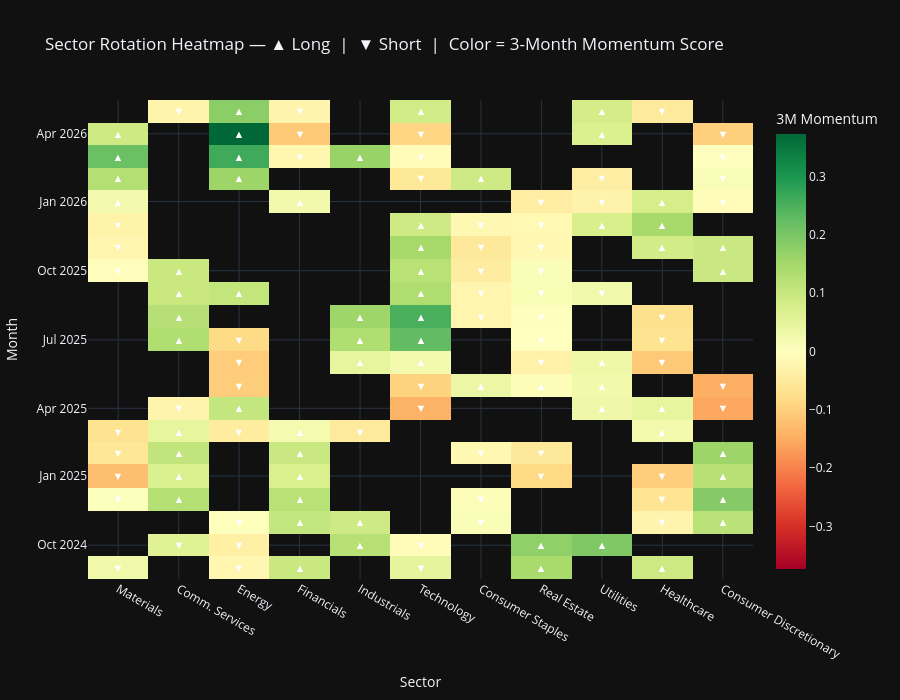

Notebook code cell kept with this figure:
### Code cell
#### Plot 2: Sector Rotation Heatmap
#### Purpose: Visual 'fingerprint' of the strategy — which sectors were long/short each month?
#### Color = momentum score (green = strong momentum, red = weak/negative)
#### Arrows show position direction: ▲ long, ▼ short

#### Pivot the blotter to get momentum scores and directions per month/sector
heatmap_scores = blotter.pivot_table(
    index='trd_prd', columns='sector', values='momentum_score', aggfunc='first'
)
heatmap_dirs = blotter.pivot_table(
    index='trd_prd', columns='sector', values='direction', aggfunc='first'
).map(lambda x: '▲' if x == 'long' else ('▼' if x == 'short' else ''))

#### Format trd_prd as readable month labels for the y-axis
y_labels = [
    f"{int(tp // 1)}-{int(round((tp % 1) * 100)):02d}"
    for tp in heatmap_scores.index
]
x_labels = [SECTOR_NAMES[s] for s in heatmap_scores.columns]

fig2 = go.Figure(data=go.Heatmap(
    z=heatmap_scores.values,
    x=x_labels,
    y=y_labels,
    colorscale='RdYlGn',
    zmid=0,
    text=heatmap_dirs.values,
    texttemplate='%{text}',
    textfont=dict(size=11, color='white'),
    colorbar=dict(title='3M Momentum'),
))
fig2.update_layout(
    template=PLOTLY_THEME,
    title='Sector Rotation Heatmap — ▲ Long  |  ▼ Short  |  Color = 3-Month Momentum Score',
    xaxis_title='Sector',
    yaxis_title='Month',
    height=700,
)
fig2.show()
fig2.write_html("charts/heatmap.html", include_plotlyjs="cdn")

### Figure 1 — Plotly figure (JSON) as saved in the notebook; plotly's stock layout.template omitted (floating-point values rounded to 4 significant figures; data arrays with more than 128 entries replaced by an {"elided": "..."} marker saying what was removed)
{"data": [{"colorbar": {"title": {"text": "3M Momentum"}}, "colorscale": [[0.0, "rgb(165,0,38)"], [0.1, "rgb(215,48,39)"], [0.2, "rgb(244,109,67)"], [0.3, "rgb(253,174,97)"], [0.4, "rgb(254,224,139)"], [0.5, "rgb(255,255,191)"], [0.6, "rgb(217,239,139)"], [0.7, "rgb(166,217,106)"], [0.8, "rgb(102,189,99)"], [0.9, "rgb(26,152,80)"], [1.0, "rgb(0,104,55)"]], "text": {"elided": "21x11 str values"}, "textfont": {"color": "white", "size": 11}, "texttemplate": "%{text}", "x": ["Materials", "Comm. Services", "Energy", "Financials", "Industrials", "Technology", "Consumer Staples", "Real Estate", "Utilities", "Healthcare", "Consumer Discretionary"], "y": ["2024-09", "2024-10", "2024-11", "2024-12", "2025-01", "2025-02", "2025-03", "2025-04", "2025-05", "2025-06", "2025-07", "2025-08", "2025-09", "2025-10", "2025-11", "2025-12", "2026-01", "2026-02", "2026-03", "2026-04", "2026-05"], "z": {"elided": "21x11 float values"}, "zmid": 0, "type": "heatmap"}], "layout": {"title": {"text": "Sector Rotation Heatmap — ▲ Long  |  ▼ Short  |  Color = 3-Month Momentum Score"}, "xaxis": {"title": {"text": "Sector"}}, "yaxis": {"title": {"text": "Month"}}, "height": 700}}
